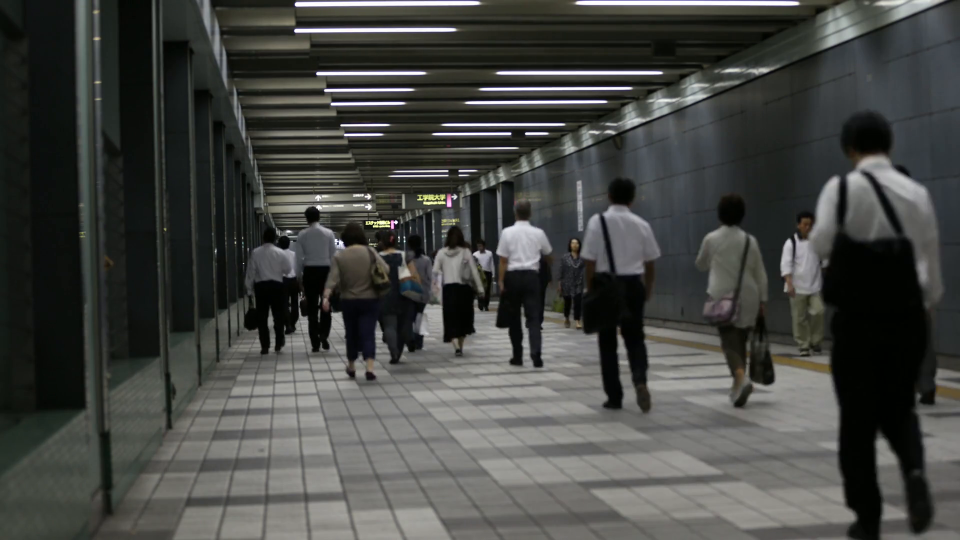
#> input picture frame 12 of videos/Airport.mp4, 1920 x 1080 px, given in place of Bees.mp4, which was not available (shown at 1/2 size)
$ python test_slide.py
#> lines starting #> are read from the running program, lines starting #| are printed output that depends on the picture
import cv2
import numpy as np

# Carrega os vídeos
cap1 = cv2.VideoCapture('videos/Bees.mp4')
fps1 = cap1.get(cv2.CAP_PROP_FPS)      # OpenCV2 version 2 used "CV_CAP_PROP_FPS"
frame_count1 = int(cap1.get(cv2.CAP_PROP_FRAME_COUNT))
duration1 = frame_count1/fps1
print('----------video 1----------')
print('fps = ' + str(fps1))
print('number of frames = ' + str(frame_count1))
print('duration (S) = ' + str(duration1))
print()

cap2 = cv2.VideoCapture('videos/Sand.mp4')
fps2 = cap2.get(cv2.CAP_PROP_FPS)      # OpenCV2 version 2 used "CV_CAP_PROP_FPS"
frame_count2 = int(cap2.get(cv2.CAP_PROP_FRAME_COUNT))
duration2 = frame_count2/fps2
print('----------video 2----------')
print('fps = ' + str(fps2))
print('number of frames = ' + str(frame_count2))
print('duration (S) = ' + str(duration2))

# Checa se os vídeos foram econtrados com sucesso
if (cap1.isOpened() == False or cap2.isOpened() == False):
  print("Error opening video stream or file")

current_frame1 = 0
current_frame2 = 0

# Valor inicial da posição dos vídeos na janela
i = 2

# Velocidade do efeito de transição
# Quanto mais próximo de 1 mais rápido e quanto mais próximo de 0 mais lento
# A velocidade deve ser entre: 0.1 (muito rápido) e 0.01 (muito lento)
# Valor recomendado: 0.02
vel = 0.02

transition_point = (round(duration1)/vel)/round(duration1)
transition_point = round(transition_point)

# Lê até que os vídeos estejam completos
while(cap2.isOpened()):
    ret1, frame1 = cap1.read()
#> frame1 is the input picture: shape (1080, 1920, 3); mean B, G, R 66.7, 69.8, 68.4
    #print(current_frame)

    if current_frame2 <= frame_count2:
        if current_frame1 <= frame_count1-transition_point:
            frame1 = cv2.resize(frame1, (720, 480), fx = 0, fy = 0, interpolation = cv2.INTER_CUBIC)
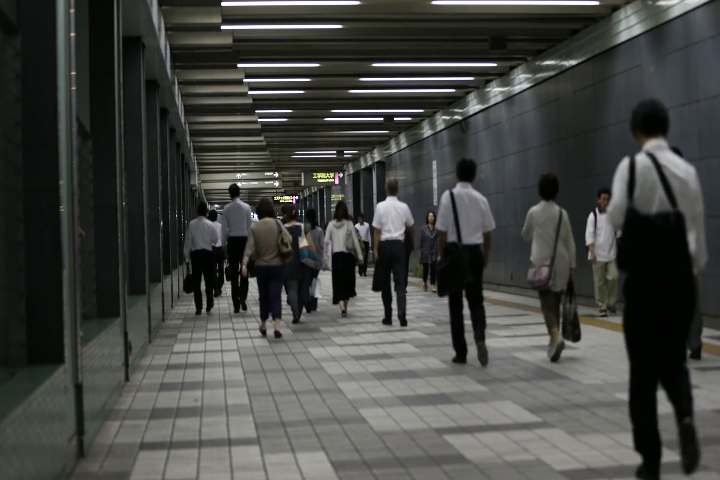
#> frame1: shape (480, 720, 3); mean B, G, R 66.7, 69.7, 68.3

            cv2.imshow("Slide Left to Right", frame1)
            cv2.waitKey(10)

            final_frame = frame1
            current_frame1 = current_frame1 + 1

        else:
            if ret1 == True:
                frame1 = cv2.resize(frame1, (720, 480), fx = 0, fy = 0, interpolation = cv2.INTER_CUBIC)
                cv2.imshow("Slide Left to Right", frame1)
                #current_frame = current_frame + 1
            else:
                frame1 = cv2.resize(final_frame, (720, 480), fx = 0, fy = 0, interpolation = cv2.INTER_CUBIC)
                cv2.imshow("Slide Left to Right", final_frame)

            ret2, frame2 = cap2.read()

            if ret2 == True:
                frame2 = cv2.resize(frame2, (720, 480), fx = 0, fy = 0, interpolation = cv2.INTER_CUBIC)

                height, width = frame2.shape[:2]

                width_variation = width-i*width
                T = np.float32([[1, 0, width_variation], [0, 1, 0]])

                # Concatena os 2 vídeos
                mashup = np.concatenate((frame2, frame1), axis=1)

                # Translada os vídeos
                frame_translation = cv2.warpAffine(mashup, T, (width, height))

                # Exibe os vídeos
                cv2.imshow('Slide Left to Right', frame_translation)
                cv2.waitKey(10)

                # Altera a posição do frame a cada ciclo do laço
                i = i - vel

                # Verifica se o vídeo 2 está todo na janela e para a translação
                if i <= 1:
                    i=1
                    vel = 0

                current_frame2 = current_frame2 + 1
            else:
                break

        # Define a tecla Q para encerrar a aplicação
        if cv2.waitKey(10) & 0xFF == ord('q'):
#> (key q is pressed here)
            break

# Quando tudo estiver finalizado, solta as capturas de vídeo
cap1.release()
cap2.release()
# Fecha todas a janelas
cv2.destroyAllWindows()

$ run again, starting later in the video
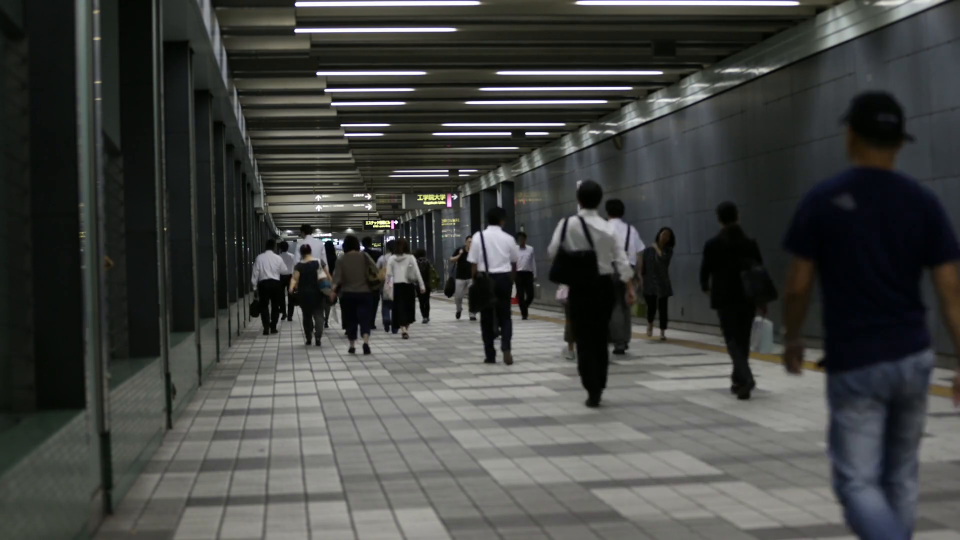
#> input picture frame 54 of videos/Airport.mp4, 1920 x 1080 px, given in place of Bees.mp4, which was not available (shown at 1/2 size)
#> frame1 is the input picture: shape (1080, 1920, 3); mean B, G, R 66.2, 68.5, 67
#> `frame1 = cv2.resize(frame1, (720, 480), fx = 0, fy = 0, interpolation ..`:
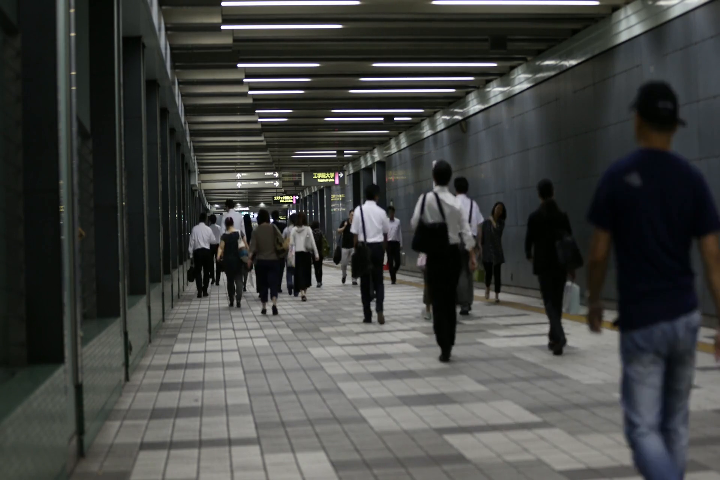
#> frame1: shape (480, 720, 3); mean B, G, R 66.1, 68.4, 67

$ run again, starting later in the video
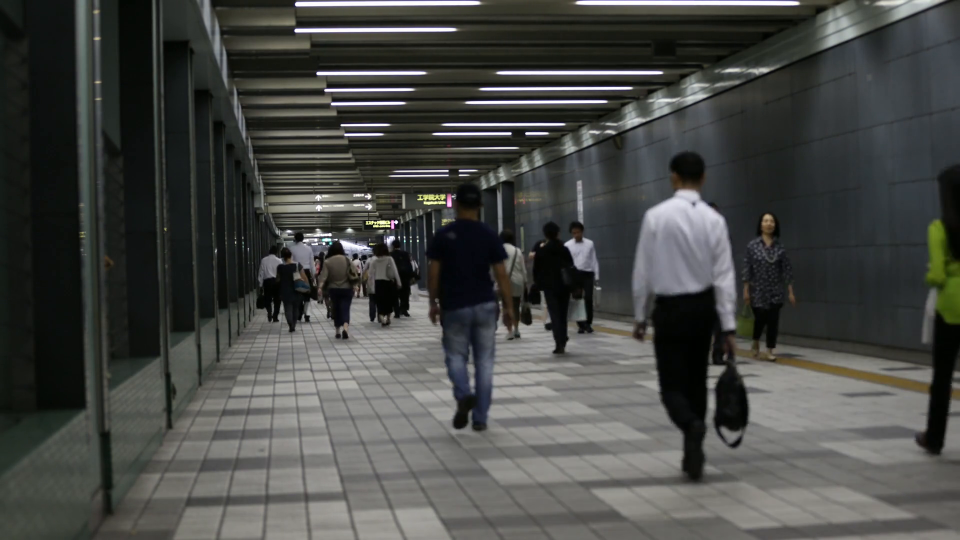
#> input picture frame 96 of videos/Airport.mp4, 1920 x 1080 px, given in place of Bees.mp4, which was not available (shown at 1/2 size)
#> frame1 is the input picture: shape (1080, 1920, 3); mean B, G, R 68.9, 71.7, 70.3
#> `frame1 = cv2.resize(frame1, (720, 480), fx = 0, fy = 0, interpolation ..`:
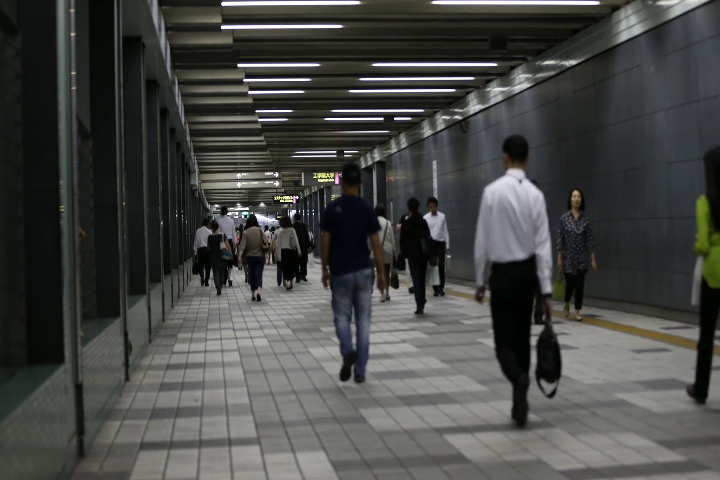
#> frame1: shape (480, 720, 3); mean B, G, R 68.9, 71.6, 70.2
